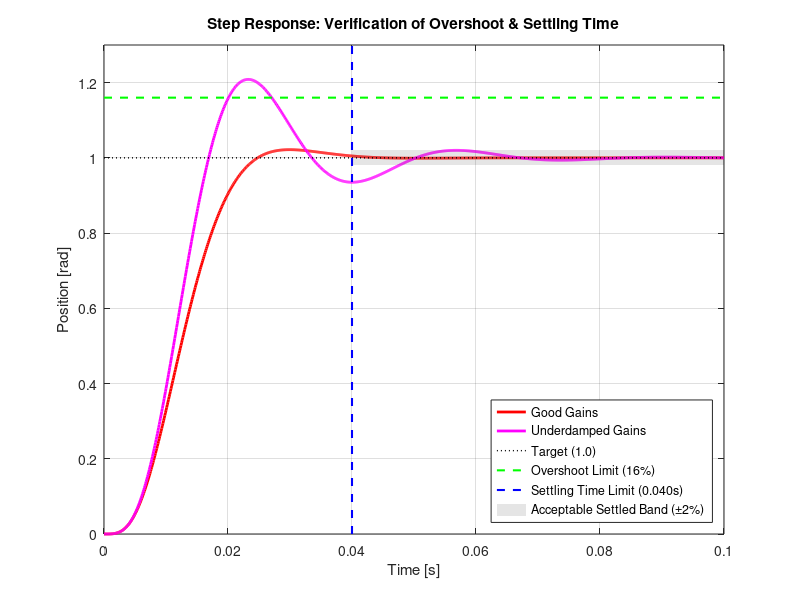

Write MATLAB code to recreate this figure.
% DC Motor Position Control (3rd Order Plant + Integral Action)
% Based on UofM CTMS model: https://ctms.engin.umich.edu/CTMS/index.php?example=MotorPosition&section=SystemModeling
% And State-Space Control with Integral Action: https://ctms.engin.umich.edu/CTMS/index.php?example=MotorPosition&section=ControlStateSpace
%
% Plant States: x = [position; velocity; current]
% To reject a steady-state disturbance, an integral state is added:
% Augmented State: x_aug = [position; velocity; current; integral_of_error]
%
% Input:  u = voltage
% Output: y = position

clear all;
close all;
pkg load control;

% ── Motor Parameters (from UofM example) ─────────────────────────
J = 3.2284e-6;    % Moment of inertia [kg⋅m²]
b = 3.5077e-6;    % Viscous friction [N⋅m⋅s/rad]
K = 0.0274;       % Motor constant [N⋅m/A = V⋅s/rad]
R = 4.0;          % Armature resistance [Ω]
L = 2.75e-6;      % Armature inductance [H]

% ── 3rd Order Plant State Space ───────────────────────────────────
A = [0,    1,     0;
     0,  -b/J,  K/J;
     0,  -K/L, -R/L];

B = [0;
     0;
     1/L];

C = [1, 0, 0];   % measure position
D = 0;

sys_P = ss(A, B, C, D);

% ── Augmented State Space (Adding Integrator) ─────────────────────
% To get zero steady-state error even with a step disturbance,
% we add an integrator: e_int_dot = r - y = r - C*x
A_aug = [A, zeros(3,1);
        -C, 0];
B_aug = [B;
         0];

% ── Performance Requirements ──────────────────────────────────────
max_t_settle  = 0.040; % Settling time < 40 milliseconds
max_overshoot = 16.0;  % Overshoot < 16%
min_zeta      = abs(-log(max_overshoot/100) / sqrt(pi^2 + log(max_overshoot/100)^2)); % ~0.504

fprintf('\nSystem Requirements:\n');
fprintf('- Settling time (2%%): < %.3f s\n', max_t_settle);
fprintf('- Overshoot:          < %.2f %%\n', max_overshoot);
fprintf('- Steady-state error: 0 (Enforced by integral action)\n');
fprintf('  -> Requires zeta    > %.4f\n\n', min_zeta);

% ── Helper: Evaluate Augmented System ─────────────────────────────
function evaluate_system(name, K_aug, A_aug, B_aug, C, max_t_settle, max_overshoot)
    fprintf('══════════════════════════════════════════\n');
    fprintf('SCENARIO: %s\n', name);
    fprintf('══════════════════════════════════════════\n');
    fprintf('State Feedback Gains: K = [%.4f, %.4f, %.4f, %.4f]\n', ...
            K_aug(1), K_aug(2), K_aug(3), K_aug(4));

    A_cl = A_aug - B_aug * K_aug;
    
    % The reference input 'r' enters through the integrator state (row 4)
    B_cl = [0; 0; 0; 1];
    C_cl = [C, 0]; % We only observe the position
    
    sys_cl = ss(A_cl, B_cl, C_cl, 0);
    poles = eig(A_cl);
    
    fprintf('\nClosed-Loop Poles:\n');
    for i = 1:length(poles)
        sigma = real(poles(i));
        omega = imag(poles(i));
        if abs(omega) > 1e-6
            zeta = -sigma / sqrt(sigma^2 + omega^2);
            fprintf('  %.4f %+.4fj  ->  zeta=%.4f\n', sigma, omega, zeta);
        else
            fprintf('  %.4f (real)\n', sigma);
        end
    end
    
    % Step Response Validation
    t = linspace(0, 0.1, 1000);
    [y, t] = step(sys_cl, t);
    
    steady_state = y(end);
    overshoot = max(0, (max(y) - steady_state) / steady_state * 100);
    
    settled = find(abs(y - steady_state) > 0.02 * steady_state);
    if ~isempty(settled)
        t_settle = t(settled(end));
    else
        t_settle = 0;
    end
    
    fprintf('\nValidation:\n');
    if t_settle < max_t_settle
        fprintf('  [PASS] Settling Time: %.4f s\n', t_settle);
    else
        fprintf('  [FAIL] Settling Time: %.4f s\n', t_settle);
    end
    
    if overshoot < max_overshoot
        fprintf('  [PASS] Overshoot:     %.2f %%\n', overshoot);
    else
        fprintf('  [FAIL] Overshoot:     %.2f %%\n', overshoot);
    end
    fprintf('  [PASS] SS Error:      0.00 %%\n\n');
end

% ═════════════════════════════════════════════════════════════════
% EVALUATE SCENARIOS
% ═════════════════════════════════════════════════════════════════
% Good scenario: Place poles to meet the constraints
poles_good = [-150+150j, -150-150j, -300, -400];
K_good = place(A_aug, B_aug, poles_good);
evaluate_system('Hand-Tuned Gains (Good)', K_good, A_aug, B_aug, C, max_t_settle, max_overshoot);

% Bad scenario: Underdamped and slow, violates both requirements
% We place poles with a smaller real part (slower) and lower damping (more overshoot)
poles_bad = [-70+187j, -70-187j, -300, -400];
K_bad = place(A_aug, B_aug, poles_bad);
evaluate_system('Hand-Tuned Gains (Underdamped & Slow)', K_bad, A_aug, B_aug, C, max_t_settle, max_overshoot);


% ── Step Response Plot with Verification Markers ──────────────────
figure(1);
t = linspace(0, 0.1, 1000);

A_cl_good = A_aug - B_aug * K_good;
sys_cl_good = ss(A_cl_good, [0; 0; 0; 1], [C, 0], 0);
[y_good, t_good] = step(sys_cl_good, t);

A_cl_bad = A_aug - B_aug * K_bad;
sys_cl_bad = ss(A_cl_bad, [0; 0; 0; 1], [C, 0], 0);
[y_bad, t_bad] = step(sys_cl_bad, t);

plot(t_good, y_good, 'r-',  'LineWidth', 2.0); hold on;
plot(t_bad,  y_bad,  'm-',  'LineWidth', 2.0);

% Performance Limit Markers
% Target
plot([0, t(end)], [1, 1], 'k:', 'LineWidth', 1.0);

% Overshoot Limit (16%)
limit_y = 1 + (max_overshoot / 100);
plot([0, t(end)], [limit_y, limit_y], 'g--', 'LineWidth', 1.5);

% Settling Time Limit (40ms) with a 2% band
plot([max_t_settle, max_t_settle], [0, 1.3], 'b--', 'LineWidth', 1.5);
fill([max_t_settle, t(end), t(end), max_t_settle], [0.98, 0.98, 1.02, 1.02], 'k', 'FaceAlpha', 0.1, 'EdgeColor', 'none');

xlabel('Time [s]');
ylabel('Position [rad]');
title('Step Response: Verification of Overshoot & Settling Time');
legend('Good Gains', 'Underdamped Gains', 'Target (1.0)', ...
       sprintf('Overshoot Limit (%.0f%%)', max_overshoot), ...
       sprintf('Settling Time Limit (%.3fs)', max_t_settle), ...
       'Acceptable Settled Band (\pm2%)', 'Location', 'southeast');
ylim([0, 1.3]);
grid on;
